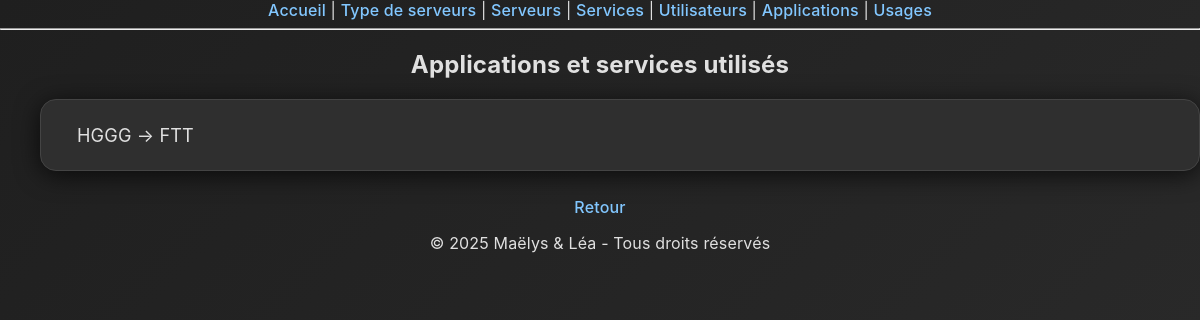
The app's page /usageressource/affiche/, older data.
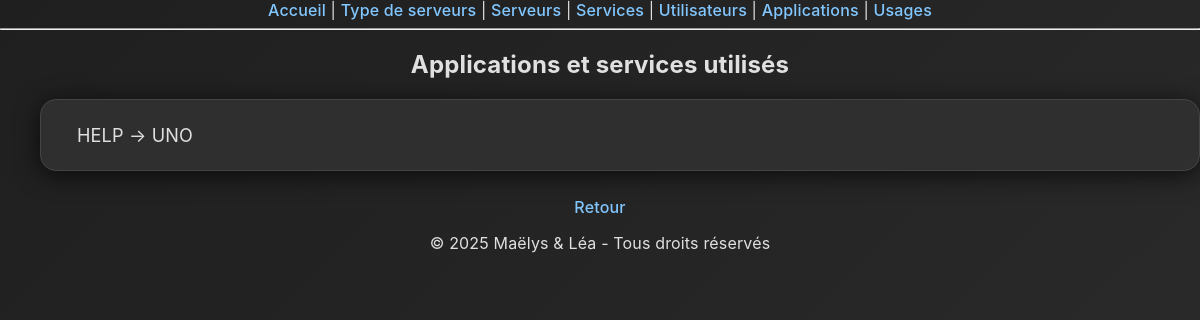
The same page, newer data.
### monapp/models.py (models this page shows, shortened)
class UsageRessource(models.Model):
    applications = models.ForeignKey(Applications, on_delete=models.CASCADE)
    services = models.ForeignKey(Services, on_delete=models.CASCADE)
    type_ressource = models.CharField(max_length=50, choices=[
        ("Web", "Web"),
        ("DB", "Base de données"),
        ("Stockage", "Stockage"),
    ])

class Applications(models.Model):
    nom_applications = models.CharField(max_length=100)
    logo_applications = models.ImageField(upload_to='logos/', null=True, blank=True)
    utilisateur_applications = models.ForeignKey(Utilisateurs, on_delete=models.CASCADE)
    memoire_utilisee = models.IntegerField(help_text="Mémoire utilisée en Mo", default=0)
    cpu_utilise = models.IntegerField(help_text="Nombre de CPU nécessaires", default=1)

class Services(models.Model):
    nom_services = models.CharField(max_length=100)
    date_lancement = models.DateField()
    espace_memoire_utilise = models.IntegerField(help_text="en Mo")
    memoire_vive_necessaire = models.IntegerField(help_text="en Mo")
    serveur_lancement = models.ForeignKey(Serveurs, on_delete=models.CASCADE)

### monapp/views.py (the view)
# urls.py: path('usageressource/affiche/', views.usageressource_affiche, name='usageressource_affiche'),
def usageressource_affiche(request):
    usageressources = UsageRessource.objects.all()
    return render(request, 'monapp/usageressource_affiche.html', {'usageressources': usageressources})

### monapp/templates/monapp/usageressource_affiche.html
<!DOCTYPE html>
{% extends 'monapp/base.html' %}
{% block content %}
<h2>Applications et services utilisés</h2>
<ul>
  {% for ur in usageressources %}
    <li>{{ ur.applications.nom_applications }} → {{ ur.services.nom_services }}</li>
  {% empty %}
    <li>Aucune ressource utilisée</li>
  {% endfor %}
</ul>
<a href="{% url 'usageressource_list' %}">Retour</a>
<footer>
  <p>© 2025 Maëlys & Léa - Tous droits réservés</p>
</footer>
{% endblock %}

Row changes from the older to the newer data that the page shows:
removed UsageRessource: applications.nom_applications "HGGG", services.nom_services "FTT"
added UsageRessource: applications.nom_applications "HELP", services.nom_services "UNO"
